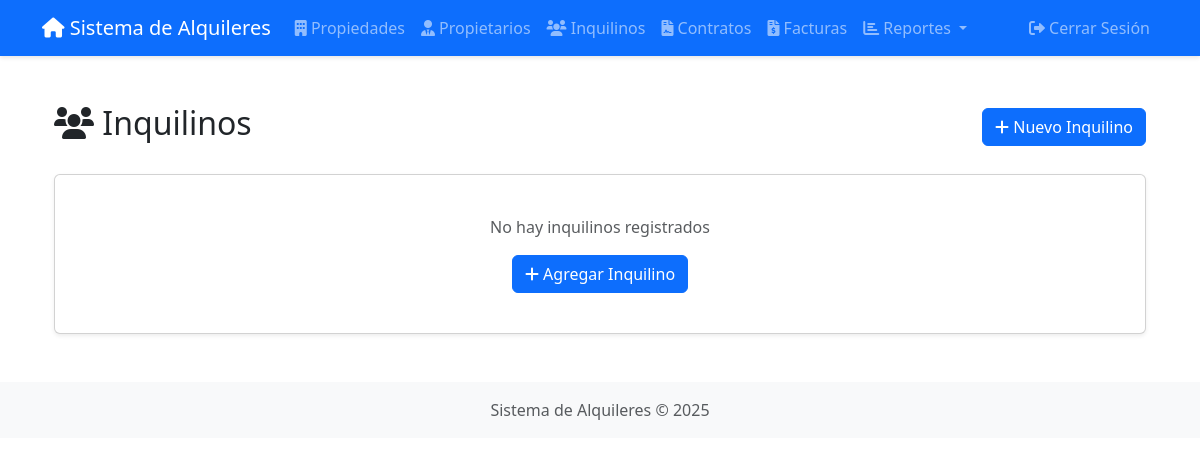
The page /inquilinos/lista (signed in) on the database as committed earlier.
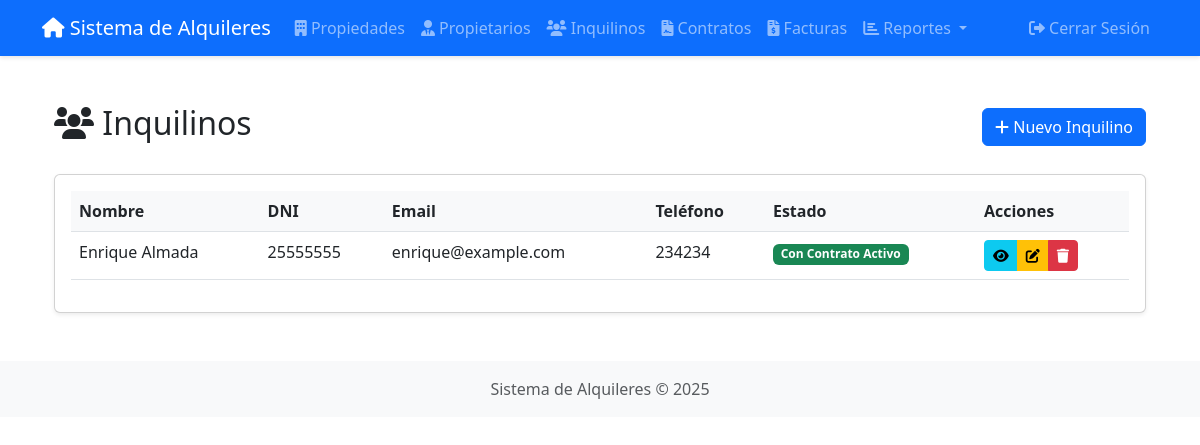
The same page on the database as committed later.
### app/models/__init__.py (models this page shows)
class Inquilino(db.Model):
    __tablename__ = 'inquilinos'
    id = db.Column(db.Integer, primary_key=True)
    nombre = db.Column(db.String(100), nullable=False)
    dni = db.Column(db.String(20), nullable=False, unique=True, index=True)
    email = db.Column(db.String(120), unique=True, nullable=False, index=True)
    telefono = db.Column(db.String(20))
    created_at = db.Column(db.DateTime, default=datetime.utcnow)
    updated_at = db.Column(db.DateTime, default=datetime.utcnow, onupdate=datetime.utcnow)
    contratos = db.relationship('Contrato', backref='inquilino', lazy='dynamic',
                              cascade='all, delete-orphan')

### app/views/inquilinos.py (the view)
@inquilinos_bp.route('/lista')
@login_required
def lista():
    inquilinos = Inquilino.query.all()
    return render_template('inquilinos/lista.html', inquilinos=inquilinos)

### app/__init__.py (called while the page is built)
@login_manager.user_loader
def load_user(id):
    from app.models import User
    return User.query.get(int(id))

### app/templates/inquilinos/lista.html (shortened to what this page needs)
{% extends "base.html" %}
{% block content %}
<div class="container mt-4">
    <div class="d-flex justify-content-between align-items-center mb-4">
        <h2><i class="fas fa-users"></i> Inquilinos</h2>
        <a href="{{ url_for('inquilinos.crear') }}" class="btn btn-primary">
            <i class="fas fa-plus"></i> Nuevo Inquilino
        </a>
    </div>
    <div class="card">
        <div class="card-body">
            {% if inquilinos %}
            <div class="table-responsive">
                <table class="table table-hover">
                    <thead>
                        <tr>
                            <th>Nombre</th>
                            <th>DNI</th>
                            <th>Email</th>
                            <th>Teléfono</th>
                            <th>Estado</th>
                            <th>Acciones</th>
                        </tr>
                    </thead>
                    <tbody>
                        {% for inquilino in inquilinos %}
                        <tr>
                            <td>{{ inquilino.nombre }}</td>
                            <td>{{ inquilino.dni }}</td>
                            <td>{{ inquilino.email }}</td>
                            <td>{{ inquilino.telefono }}</td>
                            <td>
                                {% if inquilino.contratos.filter_by(activo=true).first() %}
                                    <span class="badge bg-success">Con Contrato Activo</span>
                                {% else %}
                                    <span class="badge bg-secondary">Sin Contrato Activo</span>
                                {% endif %}
                            </td>
                            <td>
                                <div class="btn-group" role="group">
                                    <a href="{{ url_for('inquilinos.ver', id=inquilino.id) }}"
                                       class="btn btn-sm btn-info" title="Ver detalles">
                                        <i class="fas fa-eye"></i>
                                    </a>
                                    <a href="{{ url_for('inquilinos.editar', id=inquilino.id) }}"
                                       class="btn btn-sm btn-warning" title="Editar">
                                        <i class="fas fa-edit"></i>
                                    </a>
                                    <button type="button" class="btn btn-sm btn-danger"
                                            data-bs-toggle="modal"
                                            data-bs-target="#deleteModal{{ inquilino.id }}"
                                            title="Eliminar">
                                        <i class="fas fa-trash"></i>
                                    </button>
                                </div>
                            </td>
                        </tr>
                        {% endfor %}
                    </tbody>
                </table>
            </div>
            {% else %}
            <div class="text-center py-4">
                <p class="text-muted">No hay inquilinos registrados</p>
                <a href="{{ url_for('inquilinos.crear') }}" class="btn btn-primary">
                    <i class="fas fa-plus"></i> Agregar Inquilino
                </a>
            </div>
            {% endif %}
        </div>
    </div>
</div>
{% endblock %}

### app/templates/base.html (shortened to what this page needs)
<!DOCTYPE html>
<html lang="es">
<head>
    <link href="https://cdn.jsdelivr.net/npm/bootstrap@5.3.0/dist/css/bootstrap.min.css" rel="stylesheet">
    <link href="https://cdnjs.cloudflare.com/ajax/libs/font-awesome/6.0.0/css/all.min.css" rel="stylesheet">
    <link href="{{ url_for('static', filename='css/style.css') }}" rel="stylesheet">
</head>
<body>
    <nav class="navbar navbar-expand-lg navbar-dark bg-primary">
        <div class="container">
            <a class="navbar-brand" href="{{ url_for('main.index') }}">
                <i class="fas fa-home"></i> Sistema de Alquileres
            </a>
            <div class="collapse navbar-collapse" id="navbarNav">
                {% if current_user.is_authenticated %}
                <ul class="navbar-nav me-auto">
                    <li class="nav-item">
                        <a class="nav-link" href="{{ url_for('propiedades.lista') }}">
                            <i class="fas fa-building"></i> Propiedades
                        </a>
                    </li>
                    <li class="nav-item">
                        <a class="nav-link" href="{{ url_for('propietarios.lista') }}">
                            <i class="fas fa-user-tie"></i> Propietarios
                        </a>
                    </li>
                    <li class="nav-item">
                        <a class="nav-link" href="{{ url_for('inquilinos.lista') }}">
                            <i class="fas fa-users"></i> Inquilinos
                        </a>
                    </li>
                    <li class="nav-item">
                        <a class="nav-link" href="{{ url_for('contratos.lista') }}">
                            <i class="fas fa-file-contract"></i> Contratos
                        </a>
                    </li>
                    <li class="nav-item">
                        <a class="nav-link" href="{{ url_for('facturas.lista') }}">
                            <i class="fas fa-file-invoice-dollar"></i> Facturas
                        </a>
                    </li>
                    <li class="nav-item dropdown">
                        <a class="nav-link dropdown-toggle" href="#" id="reportesDropdown" role="button"
                           data-bs-toggle="dropdown" aria-expanded="false">
                            <i class="fas fa-chart-bar"></i> Reportes
                        </a>
                    </li>
                </ul>
                <ul class="navbar-nav">
                    <li class="nav-item">
                        <a class="nav-link" href="{{ url_for('auth.logout') }}">
                            <i class="fas fa-sign-out-alt"></i> Cerrar Sesión
                        </a>
                    </li>
                </ul>
                {% endif %}
            </div>
        </div>
    </nav>
    <div class="container mt-4">
        {% block content %}{% endblock %}
    </div>
    <footer class="footer mt-5 py-3 bg-light">
        <div class="container text-center">
            <span class="text-muted">Sistema de Alquileres &copy; {{ now.year }}</span>
        </div>
    </footer>
</body>
</html>

### app/static/css/style.css (style rules this page uses)
body { min-height: 100vh; display: flex; flex-direction: column; }
.footer { margin-top: auto; }
.card { box-shadow: 0 0.125rem 0.25rem rgba(0, 0, 0, 0.075); transition: all 0.3s ease; }
.table th { background-color: #f8f9fa; }
.btn { transition: all 0.2s ease; }
.navbar { box-shadow: 0 2px 4px rgba(0, 0, 0, 0.1); }
.nav-link { transition: all 0.2s ease; }

Rows that differ between the two databases and show on the page:
added Inquilino: nombre "Enrique Almada", dni "25555555", email "enrique@example.com", telefono "234234"
Other text that changed with them:
text no longer shown: "No hay inquilinos registrados Agregar Inquilino"
text now shown: "Nombre DNI Email Teléfono Estado Acciones"
